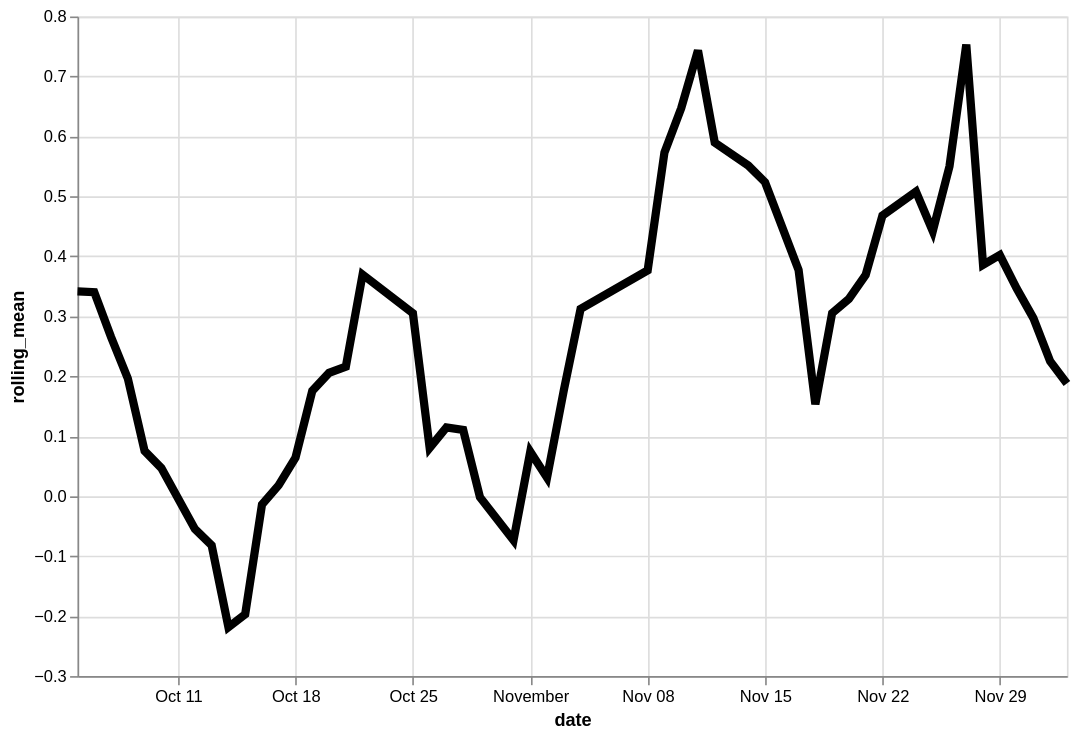

Vega-Lite specification stored for this chart:
### Vega-Lite specification from a JSON file in a GitHub repository (floating-point values rounded to 4 significant figures)
{"config": {"view": {"continuousWidth": 400, "continuousHeight": 300}}, "data": {"name": "data-9303d61398e053a03cdde4b139d82ebd"}, "mark": {"type": "line", "color": "black", "size": 5}, "encoding": {"x": {"type": "temporal", "field": "date"}, "y": {"type": "quantitative", "field": "rolling_mean"}}, "height": 400, "transform": [{"window": [{"op": "mean", "field": "residual", "as": "rolling_mean"}], "frame": [-4, 3]}], "width": 600, "$schema": "https://vega.github.io/schema/vega-lite/v4.8.1.json", "datasets": {"data-9303d61398e053a03cdde4b139d82ebd": [{"date": "2020-10-05T00:00:00", "residual": 0.05244}, {"date": "2020-10-06T00:00:00", "residual": 0.3015}, {"date": "2020-10-07T00:00:00", "residual": 0.08739}, {"date": "2020-10-08T00:00:00", "residual": 0.925}, {"date": "2020-10-09T00:00:00", "residual": 0.3353}, {"date": "2020-10-10T00:00:00", "residual": -0.1086}, {"date": "2020-10-12T00:00:00", "residual": -0.2184}, {"date": "2020-10-13T00:00:00", "residual": -0.7697}, {"date": "2020-10-14T00:00:00", "residual": -0.1772}, {"date": "2020-10-15T00:00:00", "residual": -0.5103}, {"date": "2020-10-16T00:00:00", "residual": -0.1326}, {"date": "2020-10-17T00:00:00", "residual": -0.1654}, {"date": "2020-10-18T00:00:00", "residual": 0.5081}, {"date": "2020-10-19T00:00:00", "residual": 1.354}, {"date": "2020-10-20T00:00:00", "residual": 0.04022}, {"date": "2020-10-21T00:00:00", "residual": -0.4014}, {"date": "2020-10-22T00:00:00", "residual": 0.7124}, {"date": "2020-10-25T00:00:00", "residual": -0.27}, {"date": "2020-10-26T00:00:00", "residual": -0.04991}, {"date": "2020-10-27T00:00:00", "residual": 1.063}, {"date": "2020-10-28T00:00:00", "residual": -0.006187}, {"date": "2020-10-29T00:00:00", "residual": -0.4447}, {"date": "2020-10-31T00:00:00", "residual": 0.315}, {"date": "2020-11-01T00:00:00", "residual": -0.4354}, {"date": "2020-11-02T00:00:00", "residual": -0.1865}, {"date": "2020-11-03T00:00:00", "residual": -0.8432}, {"date": "2020-11-04T00:00:00", "residual": 1.132}, {"date": "2020-11-08T00:00:00", "residual": 0.7164}, {"date": "2020-11-09T00:00:00", "residual": 1.159}, {"date": "2020-11-10T00:00:00", "residual": 0.6412}, {"date": "2020-11-11T00:00:00", "residual": 0.8292}, {"date": "2020-11-12T00:00:00", "residual": 1.138}, {"date": "2020-11-14T00:00:00", "residual": 0.4033}, {"date": "2020-11-15T00:00:00", "residual": -0.07197}, {"date": "2020-11-17T00:00:00", "residual": -0.0977}, {"date": "2020-11-18T00:00:00", "residual": 0.4102}, {"date": "2020-11-19T00:00:00", "residual": 0.9371}, {"date": "2020-11-20T00:00:00", "residual": -0.5306}, {"date": "2020-11-21T00:00:00", "residual": -0.9621}, {"date": "2020-11-22T00:00:00", "residual": 2.355}, {"date": "2020-11-24T00:00:00", "residual": 0.593}, {"date": "2020-11-25T00:00:00", "residual": 0.2472}, {"date": "2020-11-26T00:00:00", "residual": 0.6945}, {"date": "2020-11-27T00:00:00", "residual": 0.7287}, {"date": "2020-11-28T00:00:00", "residual": 0.4111}, {"date": "2020-11-29T00:00:00", "residual": 0.3361}, {"date": "2020-11-30T00:00:00", "residual": 0.6598}, {"date": "2020-12-01T00:00:00", "residual": -0.5836}, {"date": "2020-12-02T00:00:00", "residual": 0.7235}, {"date": "2020-12-03T00:00:00", "residual": -0.1966}]}}
